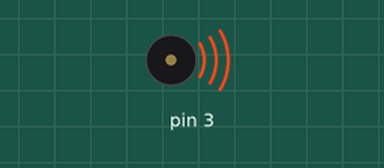
Recording of a sketch running on a simulated Arduino Uno, built with avr-gcc and run on an emulated ATmega328P. On the bench: buzzer (waves = sounding).

Above: at 0.15 s.
Timing chart, 0 to 5.5 s (numbered marks = the images above):
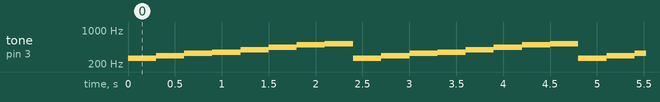

Measured:
- by itself, tone on pin 3: repeats every 2.4 s: 294 Hz 0.30 s, 330 Hz 0.30 s, 349 Hz 0.30 s, 392 Hz 0.30 s, 440 Hz 0.30 s, 494 Hz 0.30 s, 523 Hz 0.30 s, 262 Hz 0.30 s

The sketch:

tone3.ino
```cpp
//  音を出してみる

int BEAT = 300;

void setup(){
  pinMode(3,OUTPUT);

  //おまじない
  DDRD  |=  B00001000;                             // PD3 (OC2B) (Arduino D3)
  TCCR2A = _BV(COM2B1) | _BV(WGM21) | _BV(WGM20);  // 8bit高速PWM
  TCCR2B = _BV(CS20);

}

void loop(){

  tone(3,262,BEAT);
  delay(BEAT);
  tone(3,294,BEAT);
  delay(BEAT);
  tone(3,330,BEAT);
  delay(BEAT);
  tone(3,349,BEAT);
  delay(BEAT);
  tone(3,392,BEAT);
  delay(BEAT);
  tone(3,440,BEAT);
  delay(BEAT);
  tone(3,494,BEAT);
  delay(BEAT);
  tone(3,523,BEAT);
  delay(BEAT);

  delay(1);

}
```
